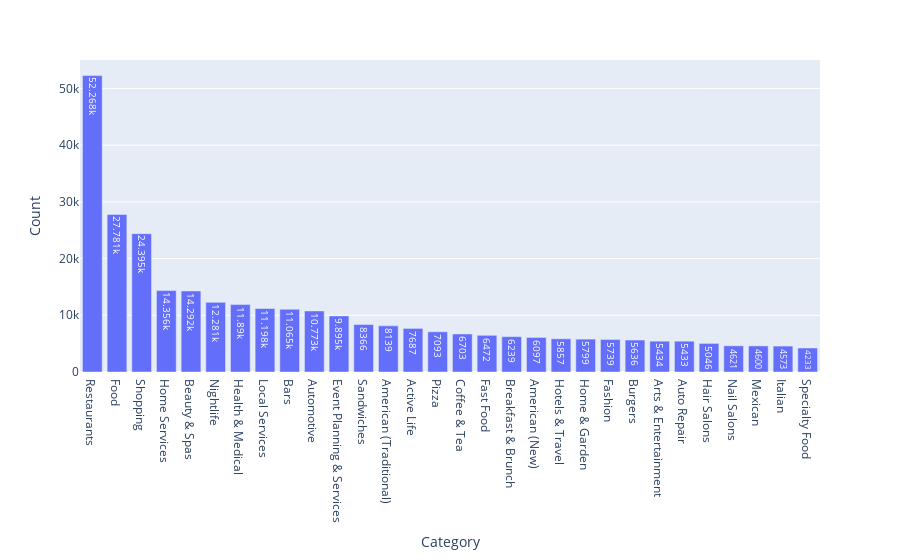

Here is the notebook cell this chart was saved with:
### Code cell
# Plot the top thirty categories
fig = px.bar(category_counts.head(30), x='Category', y='Count', text_auto=True)
fig.show()

### Figure 1 — Plotly figure (JSON) as saved in the notebook; plotly's stock layout.template omitted (floating-point values rounded to 4 significant figures)
{"data": [{"alignmentgroup": "True", "hovertemplate": "Category=%{x}<br>Count=%{y}<extra></extra>", "legendgroup": "", "marker": {"color": "#636efa", "pattern": {"shape": ""}}, "name": "", "offsetgroup": "", "orientation": "v", "showlegend": false, "textposition": "auto", "texttemplate": "%{y}", "type": "bar", "x": ["Restaurants", "Food", "Shopping", "Home Services", "Beauty & Spas", "Nightlife", "Health & Medical", "Local Services", "Bars", "Automotive", "Event Planning & Services", "Sandwiches", "American (Traditional)", "Active Life", "Pizza", "Coffee & Tea", "Fast Food", "Breakfast & Brunch", "American (New)", "Hotels & Travel", "Home & Garden", "Fashion", "Burgers", "Arts & Entertainment", "Auto Repair", "Hair Salons", "Nail Salons", "Mexican", "Italian", "Specialty Food"], "xaxis": "x", "y": [52268, 27781, 24395, 14356, 14292, 12281, 11890, 11198, 11065, 10773, 9895, 8366, 8139, 7687, 7093, 6703, 6472, 6239, 6097, 5857, 5799, 5739, 5636, 5434, 5433, 5046, 4621, 4600, 4573, 4233], "yaxis": "y"}], "layout": {"autosize": true, "barmode": "relative", "legend": {"tracegroupgap": 0}, "margin": {"t": 60}, "xaxis": {"anchor": "y", "autorange": true, "domain": [0, 1], "range": [-0.5, 29.5], "title": {"text": "Category"}, "type": "category"}, "yaxis": {"anchor": "x", "autorange": true, "domain": [0, 1], "range": [0, 55020.0], "title": {"text": "Count"}, "type": "linear"}}}
